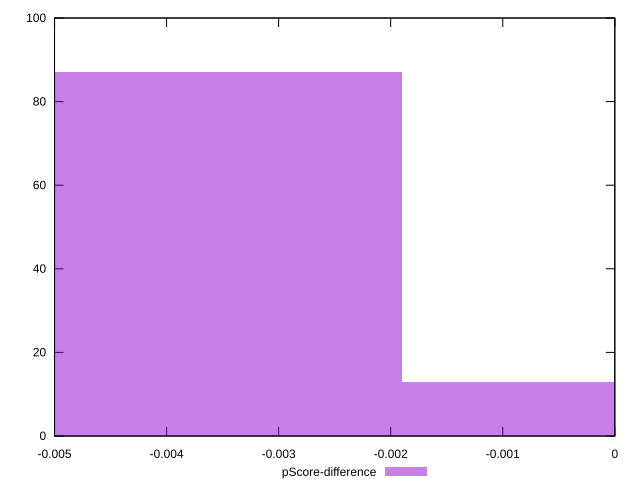

The gnuplot source for this figure:
reset

$pScoreDifference <<EOF
-0.0037933957654612666 87
0 13
EOF

set key outside below
set boxwidth 0.0037933957654612666
set xrange [-0.0050000000000000044:0]
set yrange [0:100]
set trange [0:100]
set style fill transparent solid 0.5 noborder
set terminal svg size 640, 490 enhanced background rgb 'white'
set output "reports/report_00033_2021-03-01T14-23-16.841Z/unused-css-rules/samples/astro-inner-cached/pScore-difference/histogram.svg"

plot $pScoreDifference title "pScore-difference" with boxes

reset
